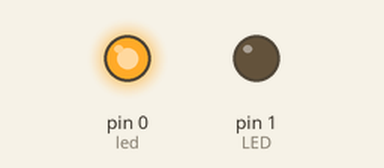
Recording of a sketch running on a simulated Arduino Uno, built with avr-gcc and run on an emulated ATmega328P. Shown: output pins drawn as LEDs (lit = HIGH).

Above: at 0.1 s.
Timing chart, 0 to 1.6 s (numbered marks = the images above):
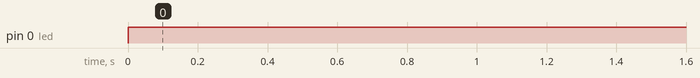

The sketch:

Cameron_s_Blinking_LED.ino
```cpp
int led = 0;
int LED = 1;


void setup() {
  // put your setup code here, to run once:
  pinMode (led, OUTPUT);
  pinMode(LED, OUTPUT);
}

void loop() {
  // put your main code here, to run repeatedly:
  digitalWrite(led, HIGH);
  delay(1000);
  digitalWrite(LED, LOW);
  digitalWrite(LED, LOW);
  delay(1000);
  digitalWrite(led, HIGH);


}
```

Measured:
- by itself, pin 0 (led): LOW → HIGH at 0.00 s
